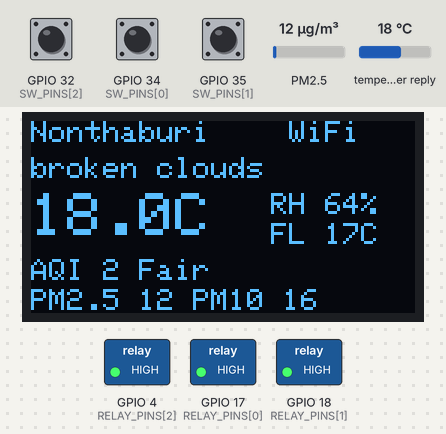
The program below on a simulated ESP32. Parts: 128×64 one-colour display, switched loads named in the program (green lamp = pin HIGH). The inputs (shaded band) are chosen by the test bench; at power-on: GPIO 32 (SW_PINS[2]) HIGH, GPIO 34 (SW_PINS[0]) HIGH, GPIO 35 (SW_PINS[1]) HIGH, PM2.5 12 µg/m³, temperature in the weather reply 18 °C. WiFi joins after 1.5 s; servers stay silent unless stated; the local clock reads 2024-03-15 10:24:30 at power-on unless the program sets it; no MQTT or app messages arrive unless stated; web services answer with replies made up by the test bench; what the program prints to the serial monitor is not drawn.

Above: at 2.8 s.
2.9 s: GPIO 32 (SW_PINS[2]) pulled LOW for 0.15 s
At 3.9 s:
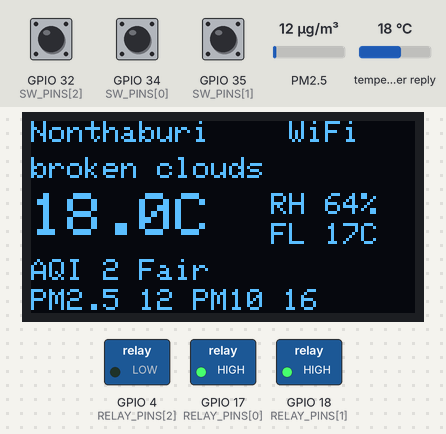
4.5 s: GPIO 34 (SW_PINS[0]) pulled LOW for 0.15 s
At 5.1 s:
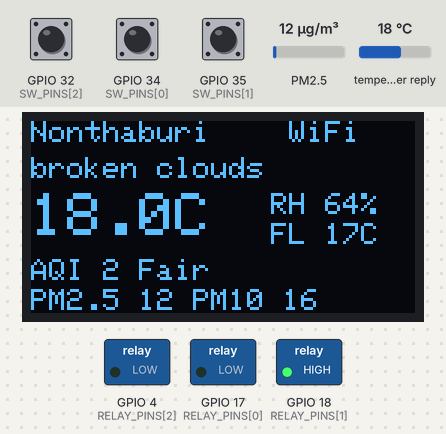
6.1 s: GPIO 35 (SW_PINS[1]) pulled LOW for 0.15 s
At 7.3 s:
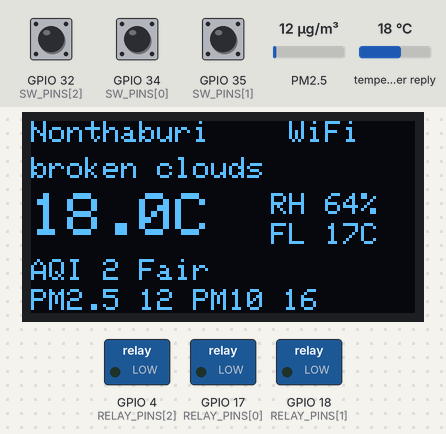
7.7 s: GPIO 32 (SW_PINS[2]) pulled LOW for 1 s
At 8.8 s:
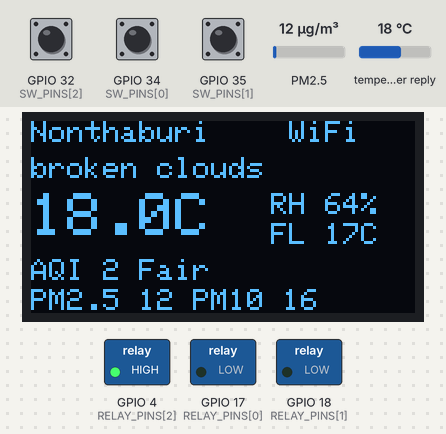
10.2 s: GPIO 34 (SW_PINS[0]) pulled LOW for 1 s
At 10.7 s:
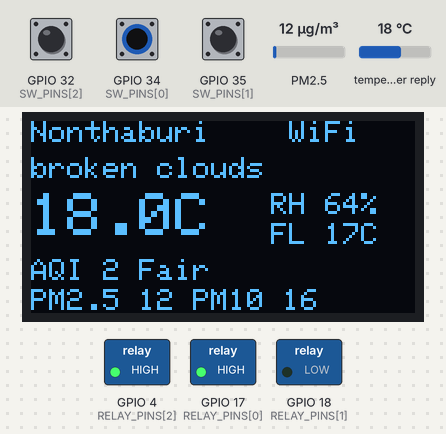
12.7 s: GPIO 32 (SW_PINS[2]) pulled LOW for 0.15 s
At 13.8 s:
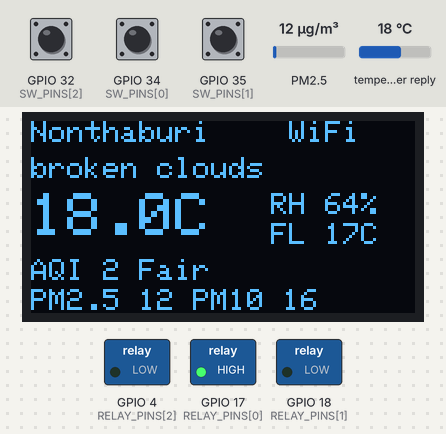
Timing chart, 0 to 15.3 s (numbered marks = the images above; inputs shaded):
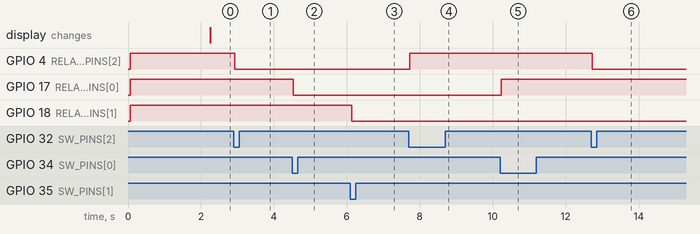

The program:

main.cpp
```cpp
#include <Arduino.h>
#include <WiFi.h>
#include <WiFiManager.h>

#include "config.h"
#include "display.h"
#include "mqtt.h"
#include "telegram.h"
#include "weather.h"

#define RELAY_ON LOW // รีเลย์เป็นแบบ Active LOW
#define RELAY_OFF HIGH
#define SW_PRESSED LOW // สวิตช์เป็นแบบ Active LOW + external pull-up

const uint8_t RELAY_PINS[3] = {17, 18, 4}; // relay1, relay2, relay3
const uint8_t SW_PINS[3] = {34, 35, 32};   // SW1, SW2, SW3
const uint8_t CHANNEL_COUNT = sizeof(RELAY_PINS) / sizeof(RELAY_PINS[0]);
const unsigned long DEBOUNCE_MS = 30; // เวลาที่สัญญาณต้องนิ่งก่อนยอมรับ
const unsigned long WIFI_RESET_HOLD_MS = 5000; // กด SW1 ค้างเท่านี้ = ล้างการตั้งค่า WiFi

WiFiManager wm;
bool wifiWasConnected = false;
uint32_t reportedWeatherVersion = 0; // version ของข้อมูลอากาศที่ส่งสรุปไปล่าสุด
unsigned long lastReportMs = 0;
bool reportedOnce = false;
bool aqiAlerting = false;  // AQI อยู่ในช่วงเกินเกณฑ์ (แจ้งไปแล้ว)
bool pm25Alerting = false; // PM2.5 อยู่ในช่วงเกินเกณฑ์ (แจ้งไปแล้ว)

bool relayOn[CHANNEL_COUNT] = {false, false, false}; // สถานะรีเลย์แต่ละตัว
bool telemetryDirty = true;                          // มีข้อมูลใหม่ที่ยังไม่ได้ส่ง MQTT
uint32_t publishedWeatherVersion = 0;

// ข้อมูล debounce ของสวิตช์แต่ละตัว
bool lastReading[CHANNEL_COUNT];       // ค่าที่อ่านได้ล่าสุด (ยังไม่ผ่าน debounce)
bool stableState[CHANNEL_COUNT];       // ค่าที่นิ่งแล้ว
unsigned long lastChangeMs[CHANNEL_COUNT]; // เวลาที่ค่าที่อ่านได้เปลี่ยนล่าสุด
unsigned long sw1PressedMs = 0;            // เวลาที่ SW1 ถูกกด (ที่ผ่าน debounce แล้ว)

void setRelay(uint8_t index, bool on)
{
    relayOn[index] = on;
    digitalWrite(RELAY_PINS[index], on ? RELAY_ON : RELAY_OFF);
    telemetryDirty = true;
    telegramNotify(String("Relay ") + (index + 1) + ": " + (on ? "ON" : "OFF"));
}

// คำสั่งจาก MQTT topic control
void onMqttControl(uint8_t index, int8_t state)
{
    if (index >= CHANNEL_COUNT)
        return;
    bool on = state < 0 ? !relayOn[index] : state > 0;
    if (on != relayOn[index])
        setRelay(index, on);
}

// ส่งสรุปสภาพอากาศเป็นรอบ และแจ้งเตือนเมื่อ AQI / PM2.5 เกินเกณฑ์ใน config.h (แจ้งตอนข้ามเกณฑ์ และตอนกลับเป็นปกติ)
void weatherReport(unsigned long now)
{
    if (!weather.valid || weather.version == reportedWeatherVersion)
        return;
    reportedWeatherVersion = weather.version;

    String summary = String("Nonthaburi: ") + weather.description + "\nTemp " + String(weather.temp, 1) +
                     " C (feels " + String(weather.feelsLike, 1) + "), RH " + weather.humidity + "%\nAQI " +
                     weather.aqi + ", PM2.5 " + String(weather.pm25, 1) + ", PM10 " + String(weather.pm10, 1) +
                     " ug/m3";
    bool alerted = false;

    if (ALERT_AQI_LEVEL > 0)
    {
        bool over = weather.aqi >= ALERT_AQI_LEVEL;
        if (over != aqiAlerting)
        {
            aqiAlerting = over;
            telegramNotify(String(over ? "ALERT: AQI " : "OK: AQI back to ") + weather.aqi +
                           " (threshold " + ALERT_AQI_LEVEL + ")\n" + summary);
            alerted = true;
        }
    }

    if (ALERT_PM25_UGM3 > 0)
    {
        bool over = pm25Alerting ? weather.pm25 > ALERT_PM25_UGM3 - ALERT_PM25_HYSTERESIS
                                 : weather.pm25 >= ALERT_PM25_UGM3;
        if (over != pm25Alerting)
        {
            pm25Alerting = over;
            if (!alerted) // ถ้า AQI เพิ่งแจ้งพร้อมสรุปไปแล้ว ไม่ส่งซ้ำ
                telegramNotify(String(over ? "ALERT: PM2.5 " : "OK: PM2.5 back to ") + String(weather.pm25, 1) +
                               " ug/m3 (threshold " + String(ALERT_PM25_UGM3, 1) + ")\n" + summary);
            alerted = true;
        }
    }

    bool periodicDue = REPORT_INTERVAL_MS > 0 && (!reportedOnce || (now - lastReportMs) >= REPORT_INTERVAL_MS);
    if (periodicDue && !alerted)
        telegramNotify(summary);
    if (periodicDue || alerted)
    {
        lastReportMs = now;
        reportedOnce = true;
    }
}

void setup()
{
    Serial.begin(115200);
    displayInit();

    for (uint8_t i = 0; i < CHANNEL_COUNT; i++)
    {
        digitalWrite(RELAY_PINS[i], RELAY_OFF); // ตั้งค่าก่อน pinMode เพื่อไม่ให้รีเลย์ดีดตอนเริ่ม
        pinMode(RELAY_PINS[i], OUTPUT);

        pinMode(SW_PINS[i], INPUT); // มี external pull-up แล้ว (GPIO34/35 ไม่มี pull-up ภายใน)
        bool reading = digitalRead(SW_PINS[i]);
        lastReading[i] = reading;
        stableState[i] = reading;
        lastChangeMs[i] = millis();
    }

    // WiFi: ถ้ายังไม่เคยตั้งค่า จะเปิด AP "ESP32-Relay" ให้เชื่อมต่อแล้วตั้งค่า WiFi ผ่านเว็บ (192.168.4.1)
    // ใช้โหมด non-blocking เพื่อให้สวิตช์/รีเลย์ทำงานได้ระหว่างรอ WiFi
    WiFi.mode(WIFI_STA);
    configTzTime(NTP_TZ, NTP_SERVER1, NTP_SERVER2); // sync เวลาอัตโนมัติเมื่อมีเน็ต และซ้ำเป็นระยะ
    mqttInit(onMqttControl);
    wm.setConfigPortalBlocking(false);
    if (wm.autoConnect("ESP32-Relay"))
    {
        Serial.printf("WiFi connected: %s\n", WiFi.localIP().toString().c_str());
    }
    else
    {
        Serial.println("WiFi config portal started: AP ESP32-Relay");
    }
}

void loop()
{
    unsigned long now = millis();

    wm.process(); // จัดการ config portal / การเชื่อมต่อ WiFi

    bool wifiConnected = WiFi.status() == WL_CONNECTED;
    if (wifiConnected != wifiWasConnected)
    {
        wifiWasConnected = wifiConnected;
        if (wifiConnected)
        {
            Serial.printf("WiFi connected: %s\n", WiFi.localIP().toString().c_str());
            telegramNotify(String("ESP32 online, IP ") + WiFi.localIP().toString());
        }
        else
            Serial.println("WiFi disconnected");
    }

    weatherUpdate(); // ดึงสภาพอากาศ/AQI ทุก 2 นาที
    weatherReport(now);
    telegramUpdate(); // ส่งข้อความที่ค้างในคิว

    mqttUpdate();
    if (mqttJustConnected() || weather.version != publishedWeatherVersion)
    {
        publishedWeatherVersion = weather.version;
        telemetryDirty = true;
    }
    if (telemetryDirty && mqttConnected())
    {
        mqttPublishTelemetry(relayOn, CHANNEL_COUNT);
        telemetryDirty = false;
    }
    displayUpdate(wifiConnected);

    for (uint8_t i = 0; i < CHANNEL_COUNT; i++)
    {
        bool reading = digitalRead(SW_PINS[i]);

        // ค่าเปลี่ยน ให้เริ่มนับเวลา debounce ใหม่
        if (reading != lastReading[i])
        {
            lastReading[i] = reading;
            lastChangeMs[i] = now;
        }

        // ค่านิ่งเกินเวลา debounce และต่างจากค่าที่ยอมรับไว้ = เกิดการเปลี่ยนสถานะจริง
        if ((now - lastChangeMs[i]) >= DEBOUNCE_MS && reading != stableState[i])
        {
            stableState[i] = reading;

            // toggle เฉพาะตอนกดลง (ขอบขาลง) ไม่ toggle ตอนปล่อย
            if (stableState[i] == SW_PRESSED)
            {
                setRelay(i, !relayOn[i]);
                if (i == 0)
                    sw1PressedMs = now;
            }
        }
    }

    // กด SW1 ค้างครบเวลา: ล้างค่า WiFi ที่บันทึกไว้ แล้วรีสตาร์ทเพื่อเปิด config portal
    if (stableState[0] == SW_PRESSED && (now - sw1PressedMs) >= WIFI_RESET_HOLD_MS)
    {
        Serial.println("SW1 held 5s: reset WiFi settings, restarting");
        displayMessage("Reset WiFi...");
        wm.resetSettings();
        delay(500);
        ESP.restart();
    }
}
```

display.h
```cpp
#pragma once

#include <Arduino.h>

void displayInit();

// เรียกใน loop() — วาดจอใหม่เฉพาะเมื่อข้อมูลหรือสถานะ WiFi เปลี่ยน
void displayUpdate(bool wifiConnected);

// แสดงข้อความสั้น ๆ เต็มจอ (ใช้ก่อนรีสตาร์ท ฯลฯ)
void displayMessage(const char *text);
```

mqtt.h
```cpp
#pragma once

#include <Arduino.h>

// state: 0 = ปิด, 1 = เปิด, -1 = สลับ
using RelayControlHandler = void (*)(uint8_t index, int8_t state);

void mqttInit(RelayControlHandler handler);

// เรียกใน loop() — เชื่อมต่อ/เชื่อมต่อใหม่กับ broker (non-blocking) และรับคำสั่ง
void mqttUpdate();

bool mqttConnected();

// true หนึ่งครั้งหลังเชื่อมต่อ broker ได้ (ให้ส่ง telemetry ล่าสุดทันที)
bool mqttJustConnected();

// ส่งสภาพอากาศ + สถานะรีเลย์ไปที่ esp32relay/<BOARD_ID>/telemetry (retained)
void mqttPublishTelemetry(const bool *relays, uint8_t relayCount);
```

secrets.example.h
```cpp
#pragma once

// คัดลอกไฟล์นี้เป็น src/secrets.h แล้วใส่ค่าจริง (secrets.h ถูก ignore ไม่ขึ้น git)
#define OPENWEATHER_API_KEY "your_api_key_here"

// Telegram: สร้างบอตที่ @BotFather เพื่อรับ token, ส่งข้อความหาบอตแล้วดู chat id ที่
// https://api.telegram.org/bot<TOKEN>/getUpdates
#define TELEGRAM_BOT_TOKEN "your_bot_token_here"
#define TELEGRAM_CHAT_ID "your_chat_id_here"

// MQTT (HiveMQ public broker: broker.hivemq.com ไม่มีรหัสผ่าน ใครก็ publish/subscribe ได้)
// BOARD_ID ต้องไม่ซ้ำกันในแต่ละบอร์ด (และไม่ซ้ำคนอื่นบน public broker) — topic คือ esp32relay/<BOARD_ID>/telemetry และ .../control
// ปล่อยเป็น "" เพื่อใช้ค่าจาก MAC address ของบอร์ด (เช่น esp32-a1b2c3d4)
#define BOARD_ID "board-xxxxxxxx"
```

telegram.h
```cpp
#pragma once

#include <Arduino.h>

// ใส่ข้อความลงคิว (ส่งจริงใน telegramUpdate) — เรียกได้ทุกที่ ไม่บล็อก
void telegramNotify(const String &text);

// เรียกใน loop() — ส่งข้อความในคิวทีละข้อความเมื่อ WiFi เชื่อมต่ออยู่
void telegramUpdate();
```

weather.h
```cpp
#pragma once

#include <Arduino.h>

struct WeatherData
{
    bool valid = false;
    uint32_t version = 0; // เพิ่มทุกครั้งที่ดึงข้อมูลสำเร็จ (ใช้ตรวจว่าต้องวาดจอใหม่)
    String description; // คำอธิบายสภาพอากาศ (ภาษาอังกฤษ เพราะฟอนต์ OLED ไม่รองรับไทย)
    float temp;         // °C
    float feelsLike;    // °C
    int humidity;       // %
    int aqi;            // 1 (ดีมาก) - 5 (แย่มาก)
    float pm25;         // µg/m3
    float pm10;         // µg/m3
};

extern WeatherData weather;

// เรียกใน loop() — ดึงข้อมูลจาก OpenWeather ทุก WEATHER_INTERVAL_MS เมื่อ WiFi เชื่อมต่ออยู่
void weatherUpdate();
```

display.cpp
```cpp
#include "display.h"

#include <Adafruit_GFX.h>
#include <Adafruit_SSD1306.h>
#include <Wire.h>

#include "weather.h"

#define OLED_ADDR 0x3C
#define OLED_WIDTH 128
#define OLED_HEIGHT 64

static Adafruit_SSD1306 oled(OLED_WIDTH, OLED_HEIGHT, &Wire, -1);
static bool oledReady = false;

// ค่าที่วาดล่าสุด ใช้ตัดสินใจว่าต้องวาดใหม่หรือไม่
static uint32_t drawnVersion = UINT32_MAX;
static int8_t drawnWifi = -1;

static const char *aqiText(int aqi)
{
    switch (aqi)
    {
    case 1: return "Good";
    case 2: return "Fair";
    case 3: return "Moderate";
    case 4: return "Poor";
    case 5: return "Very Poor";
    default: return "-";
    }
}

void displayInit()
{
    Wire.begin(21, 22); // SDA, SCL
    oledReady = oled.begin(SSD1306_SWITCHCAPVCC, OLED_ADDR);
    if (!oledReady)
    {
        Serial.println("OLED init failed");
        return;
    }
    oled.clearDisplay();
    oled.setTextColor(SSD1306_WHITE);
    oled.setTextSize(1);
    oled.setCursor(0, 0);
    oled.println("Starting...");
    oled.display();
}

void displayUpdate(bool wifiConnected)
{
    if (!oledReady)
        return;
    if (drawnVersion == weather.version && drawnWifi == (int8_t)wifiConnected)
        return;
    drawnVersion = weather.version;
    drawnWifi = wifiConnected;

    oled.clearDisplay();
    oled.setTextSize(1);
    oled.setCursor(0, 0);

    if (!weather.valid)
    {
        oled.println("Nonthaburi");
        oled.println();
        oled.println(wifiConnected ? "Loading weather..." : "WiFi: connect to AP");
        if (!wifiConnected)
            oled.println("ESP32-Relay");
        oled.display();
        return;
    }

    oled.print("Nonthaburi");
    oled.setCursor(OLED_WIDTH - 6 * 7, 0);
    oled.print(wifiConnected ? "WiFi" : "no net"); // สถานะ WiFi มุมขวาบน
    oled.setCursor(0, 12);
    oled.println(weather.description);

    oled.setTextSize(2);
    oled.setCursor(0, 24);
    oled.printf("%.1fC", weather.temp);
    oled.setTextSize(1);
    oled.setCursor(80, 24);
    oled.printf("RH %d%%", weather.humidity);
    oled.setCursor(80, 34);
    oled.printf("FL %.0fC", weather.feelsLike);

    oled.setCursor(0, 46);
    oled.printf("AQI %d %s", weather.aqi, aqiText(weather.aqi));
    oled.setCursor(0, 56);
    oled.printf("PM2.5 %.0f PM10 %.0f", weather.pm25, weather.pm10);
    oled.display();
}

void displayMessage(const char *text)
{
    if (!oledReady)
        return;
    oled.clearDisplay();
    oled.setTextSize(2);
    oled.setCursor(0, 20);
    oled.println(text);
    oled.display();
    drawnVersion = UINT32_MAX; // บังคับให้วาดหน้าปกติใหม่รอบหน้า
}
```

mqtt.cpp
```cpp
#include "mqtt.h"

#include <ArduinoJson.h>
#include <PubSubClient.h>
#include <WiFi.h>

#include "secrets.h"
#include "weather.h"

static const char *MQTT_HOST = "broker.hivemq.com";
static const uint16_t MQTT_PORT = 1883;
static const unsigned long RECONNECT_MS = 5000;

static WiFiClient net;
static PubSubClient client(net);
static RelayControlHandler controlHandler = nullptr;
static unsigned long lastAttemptMs = 0;
static bool everAttempted = false;
static bool justConnected = false;
static String boardId;
static String topicTelemetry;
static String topicControl;

// คำสั่งเป็น JSON: {"relay":1,"state":"on"|"off"|"toggle"} (relay 1-3)
static void onMessage(char *topic, uint8_t *payload, unsigned int length)
{
    String body;
    body.reserve(length);
    for (unsigned int i = 0; i < length; i++)
        body += (char)payload[i];
    Serial.printf("MQTT rx [%s]: %s\n", topic, body.c_str());

    JsonDocument doc;
    if (deserializeJson(doc, body) || !doc.is<JsonObject>() || !controlHandler)
    {
        Serial.println("MQTT control: invalid payload (ต้องเป็น JSON เช่น {\"relay\":1,\"state\":\"on\"})");
        return;
    }
    // relay รับได้ทั้งตัวเลขและสตริง ("1")
    int relay = doc["relay"].is<const char *>() ? atoi(doc["relay"].as<const char *>()) : (doc["relay"] | 0);

    int8_t value;
    JsonVariant s = doc["state"];
    if (s.is<bool>())
        value = s.as<bool>() ? 1 : 0;
    else if (s.is<int>())
        value = s.as<int>() ? 1 : 0;
    else
    {
        String st = s | "";
        st.toLowerCase();
        st.trim();
        if (st == "on" || st == "1" || st == "true")
            value = 1;
        else if (st == "off" || st == "0" || st == "false")
            value = 0;
        else if (st == "toggle")
            value = -1;
        else
        {
            Serial.println("MQTT control: unknown state");
            return;
        }
    }
    if (relay >= 1 && relay <= 255)
        controlHandler(relay - 1, value);
    else
        Serial.println("MQTT control: invalid relay number");
}

void mqttInit(RelayControlHandler handler)
{
    controlHandler = handler;
    boardId = BOARD_ID;
    if (boardId.length() == 0)
        boardId = String("esp32-") + String((uint32_t)ESP.getEfuseMac(), HEX);
    topicTelemetry = String("esp32relay/") + boardId + "/telemetry";
    topicControl = String("esp32relay/") + boardId + "/control";
    Serial.printf("MQTT topics: %s , %s\n", topicTelemetry.c_str(), topicControl.c_str());

    client.setServer(MQTT_HOST, MQTT_PORT);
    client.setBufferSize(512);
    client.setCallback(onMessage);
}

bool mqttConnected() { return client.connected(); }

bool mqttJustConnected()
{
    bool v = justConnected;
    justConnected = false;
    return v;
}

void mqttUpdate()
{
    if (WiFi.status() != WL_CONNECTED)
        return;
    if (client.connected())
    {
        client.loop();
        return;
    }
    unsigned long now = millis();
    if (everAttempted && now - lastAttemptMs < RECONNECT_MS)
        return;
    everAttempted = true;
    lastAttemptMs = now;

    if (client.connect(boardId.c_str())) // client id = board id กันชนกันบน broker; ไม่มี user/password
    {
        bool ok = client.subscribe(topicControl.c_str());
        justConnected = true;
        Serial.printf("MQTT connected: %s, subscribe %s: %s\n", MQTT_HOST, topicControl.c_str(), ok ? "ok" : "FAILED");
    }
    else
        Serial.printf("MQTT connect failed, rc=%d\n", client.state());
}

void mqttPublishTelemetry(const bool *relays, uint8_t relayCount)
{
    if (!client.connected())
        return;

    JsonDocument doc;
    doc["board"] = boardId;
    doc["ts"] = (uint32_t)time(nullptr); // epoch วินาที (ใกล้ 0 ถ้ายัง sync NTP ไม่เสร็จ)
    JsonObject w = doc["weather"].to<JsonObject>();
    w["valid"] = weather.valid;
    if (weather.valid)
    {
        w["description"] = weather.description;
        w["temp"] = weather.temp;
        w["feels_like"] = weather.feelsLike;
        w["humidity"] = weather.humidity;
        w["aqi"] = weather.aqi;
        w["pm25"] = weather.pm25;
        w["pm10"] = weather.pm10;
    }
    JsonArray r = doc["relay"].to<JsonArray>();
    for (uint8_t i = 0; i < relayCount; i++)
        r.add(relays[i]);

    String body;
    serializeJson(doc, body);
    client.publish(topicTelemetry.c_str(), body.c_str(), true);
}
```

telegram.cpp
```cpp
#include "telegram.h"

#include <ArduinoJson.h>
#include <HTTPClient.h>
#include <WiFi.h>
#include <WiFiClientSecure.h>

#include "secrets.h"

const uint8_t QUEUE_SIZE = 6;
const uint16_t TELEGRAM_TIMEOUT_MS = 5000;
const unsigned long RETRY_DELAY_MS = 10000; // ส่งไม่สำเร็จ รอสักครู่แล้วลองใหม่

static String queue[QUEUE_SIZE];
static uint8_t head = 0;  // ตำแหน่งข้อความที่จะส่งถัดไป
static uint8_t count = 0; // จำนวนข้อความในคิว
static unsigned long nextTryMs = 0;

void telegramNotify(const String &text)
{
    if (count == QUEUE_SIZE) // คิวเต็ม ทิ้งข้อความเก่าสุด
    {
        head = (head + 1) % QUEUE_SIZE;
        count--;
    }
    queue[(head + count) % QUEUE_SIZE] = text;
    count++;
}

static bool sendMessage(const String &text)
{
    WiFiClientSecure client;
    client.setInsecure(); // ไม่ตรวจ certificate (เหมือน OpenWeather)

    HTTPClient http;
    http.setTimeout(TELEGRAM_TIMEOUT_MS);
    if (!http.begin(client, String("https://api.telegram.org/bot") + TELEGRAM_BOT_TOKEN + "/sendMessage"))
        return false;
    http.addHeader("Content-Type", "application/json");

    JsonDocument doc;
    doc["chat_id"] = TELEGRAM_CHAT_ID;
    doc["text"] = text;
    String body;
    serializeJson(doc, body);

    int code = http.POST(body);
    http.end();
    if (code != HTTP_CODE_OK)
    {
        Serial.printf("Telegram HTTP error: %d\n", code);
        return false;
    }
    return true;
}

void telegramUpdate()
{
    if (count == 0 || WiFi.status() != WL_CONNECTED)
        return;
    if ((long)(millis() - nextTryMs) < 0)
        return;

    if (sendMessage(queue[head]))
    {
        queue[head] = "";
        head = (head + 1) % QUEUE_SIZE;
        count--;
    }
    else
    {
        nextTryMs = millis() + RETRY_DELAY_MS;
    }
}
```

Source omitted: weather.cpp (2849 bytes), config.h (812 bytes)

Measured:
- after the input at 2.9 s, GPIO 4 (RELAY_PINS[2]): HIGH → LOW at once
- after the input at 4.5 s, GPIO 17 (RELAY_PINS[0]): HIGH → LOW at once
- after the input at 6.1 s, GPIO 18 (RELAY_PINS[1]): HIGH → LOW at once
- after the input at 7.7 s, GPIO 4 (RELAY_PINS[2]): LOW → HIGH at once
- after the input at 10.2 s, GPIO 17 (RELAY_PINS[0]): LOW → HIGH at once
- after the input at 12.7 s, GPIO 4 (RELAY_PINS[2]): HIGH → LOW at once
